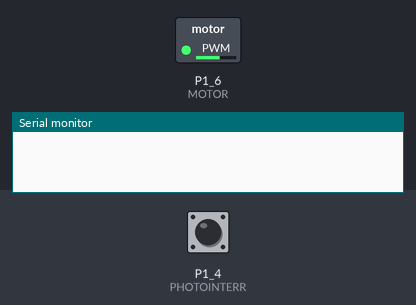
Bench run of a sketch on a simulated TI MSP430 LaunchPad. Parts: switched loads named in the sketch (green lamp = pin HIGH), the last lines printed to the serial monitor. The test bench sets the inputs (shaded band); at power-on: P1_4 (PHOTOINTERR) HIGH.

Above: at 0.1 s.
At 5.1 s:
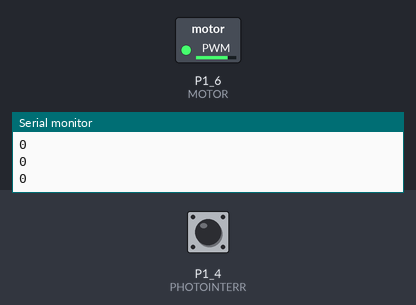
At 11.1 s:
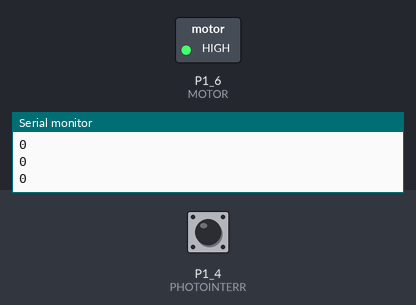
Timing chart, 0 to 12.6 s (numbered marks = the images above):
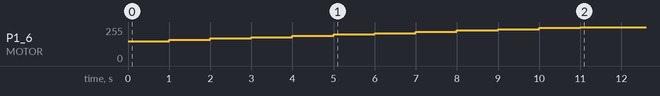

Measured:
- by itself, P1_6 (MOTOR): moves from 150/255 to 255/255 over 10.0 s

The sketch:

stirring.ino
```cpp
#define PHOTOINTERR P1_4
#define MOTOR P1_6

volatile int numtrig = 0;
int timeOfCycle = 1000;
unsigned long int timeOfLastLoop = 0;
int rpm;
int targetVal = 1000;
int analogVal = 150;

void trig() {
  numtrig++;
}

void setup()
{
  pinMode(PHOTOINTERR, INPUT);
  pinMode(MOTOR, OUTPUT);

  Serial.begin(9600);

  analogWrite(MOTOR, analogVal);

  attachInterrupt(PHOTOINTERR, trig, FALLING);
}

void speedUp(int increment)
{
  if (analogVal < 255) {
    analogVal += increment;
  }
}

void speedDown(int decrement)
{
  if (analogVal > 0) {
    analogVal -= decrement;
  }
}

void loop()
{
  unsigned long mil = millis();

  if (Serial.available() > 0) {
    targetVal = Serial.parseInt();
    Serial.flush();
  }

  if (mil - timeOfLastLoop >= timeOfCycle) {
    rpm = numtrig * (30000/timeOfCycle);
    numtrig = 0;
    Serial.println(rpm);

    if (rpm < targetVal - 10) {
      if(targetVal - rpm > 500){
      speedUp(10);
      }else if(targetVal - rpm > 100){
      speedUp(5);
      }else{
      speedUp(1);
      }
    } else if (rpm > targetVal + 10) {
      if(rpm - targetVal > 500){
      speedDown(10);
      }else if(rpm - targetVal > 100){
      speedDown(5);
      }else{
      speedDown(1);
      }
    }
    analogWrite(MOTOR, analogVal);
    timeOfLastLoop = mil;
  }
}
```
